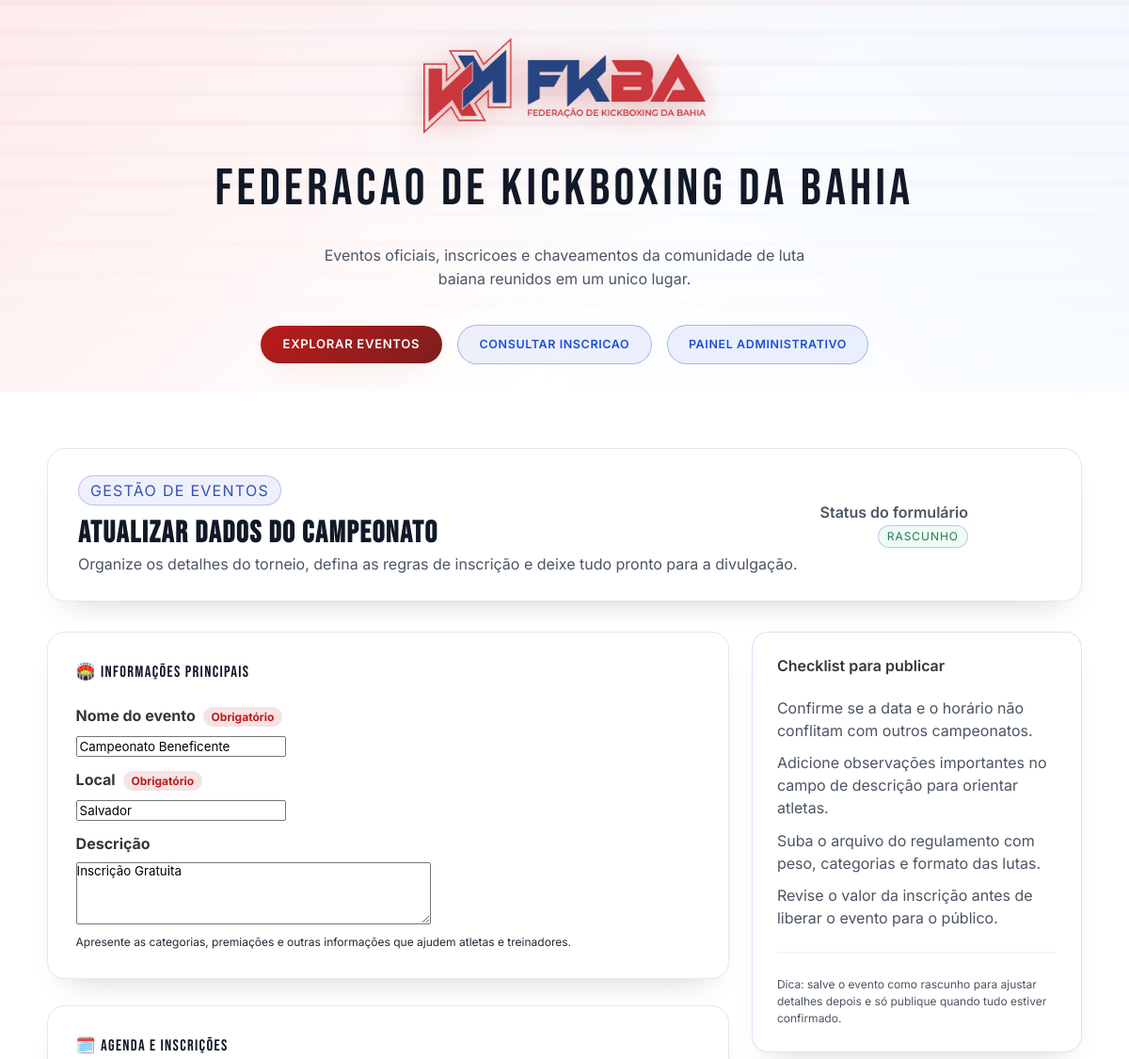
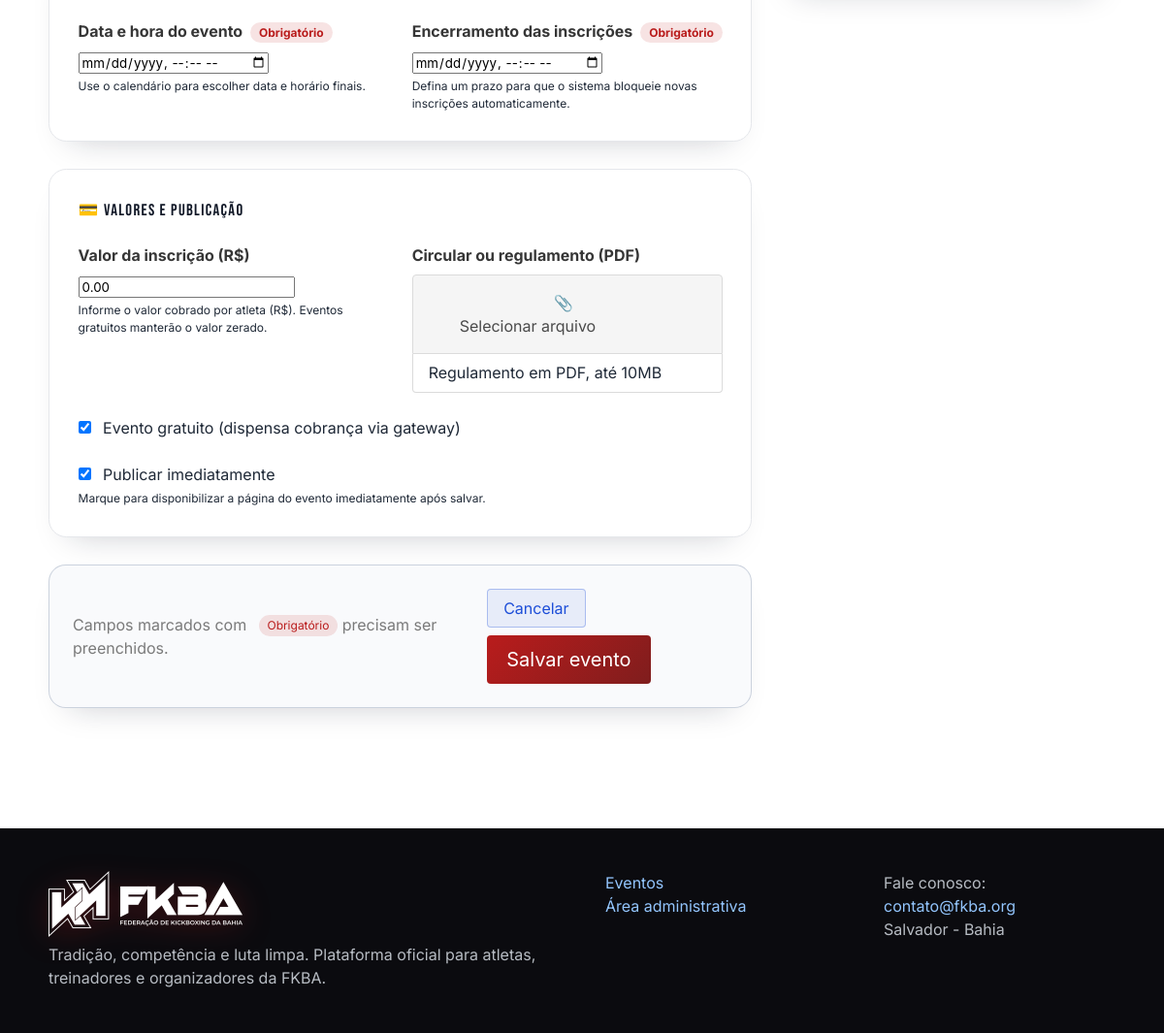
Page /eventos/campeonato-beneficente/editar/ (signed in) on the committed database (2 pictures, top to bottom).
### events/models.py (models this page shows, shortened)
class Event(TimeStampedModel):
    title = models.CharField(max_length=255)
    slug = models.SlugField(max_length=255, unique=True, blank=True)
    location = models.CharField(max_length=255)
    description = models.TextField(blank=True)
    start_at = models.DateTimeField()
    registration_deadline = models.DateTimeField(help_text='Data limite para novas inscrições.')
    registration_fee = models.DecimalField(
        max_digits=8,
        decimal_places=2,
        validators=[MinValueValidator(Decimal('0.00'))],
    )
    is_free = models.BooleanField(default=False)
    rules_document = models.FileField(upload_to='event_rules/', blank=True)
    is_published = models.BooleanField(default=False)
    class Meta:
        ordering = ['-start_at']

### events/views.py (the view, shortened to what this page needs)
# urls.py: path('eventos/<slug:slug>/editar/', views.EventUpdateView.as_view(), name='edit'),
class EventUpdateView(LoginRequiredMixin, UserPassesTestMixin, UpdateView):
    model = Event
    template_name = 'events/event_form.html'
    form_class = EventForm
    success_url = reverse_lazy('core:dashboard')
    login_url = 'admin:login'
    slug_field = 'slug'
    slug_url_kwarg = 'slug'
    def test_func(self):
        return bool(self.request.user and self.request.user.is_staff)
    def get_context_data(self, **kwargs):
        context = super().get_context_data(**kwargs)
        context['page_title'] = 'Editar evento'
        context['header_title'] = 'Atualizar dados do campeonato'
        context['header_subtitle'] = 'Revise informacoes de cronograma, local e inscricoes antes de salvar.'
        return context

### templates/events/event_form.html (shortened to what this page needs)
{% extends 'base.html' %}
{% block content %}
<div class="page-header">
    <div class="columns is-vcentered">
        <div class="column">
            <span class="tag is-link is-light is-medium">Gestão de eventos</span>
            <h2 class="title is-3 mt-3">{{ header_title|default:'Cadastrar um novo campeonato' }}</h2>
            <p class="subtitle is-6">Organize os detalhes do torneio, defina as regras de inscrição e deixe tudo pronto para a divulgação.</p>
        </div>
        <div class="column is-narrow">
            <div class="has-text-right">
                <p class="has-text-weight-semibold">Status do formulário</p>
                <p class="tag is-success is-light">Rascunho</p>
            </div>
        </div>
    </div>
</div>
<div class="columns">
    <div class="column is-two-thirds">
        <form method="post" enctype="multipart/form-data">
            <div class="form-section">
                <h3 class="section-title"><span class="emoji">🏟️</span> Informações principais</h3>
                <div class="field">
                    <label class="label" for="{{ form.title.id_for_label }}">{{ form.title.label }}{% if form.title.field.required %}<span class="badge-required">Obrigatório</span>{% endif %}</label>
                    <div class="control">{{ form.title }}</div>
                </div>
                <div class="field">
                    <label class="label" for="{{ form.location.id_for_label }}">{{ form.location.label }}{% if form.location.field.required %}<span class="badge-required">Obrigatório</span>{% endif %}</label>
                    <div class="control">{{ form.location }}</div>
                </div>
                <div class="field">
                    <label class="label" for="{{ form.description.id_for_label }}">{{ form.description.label }}</label>
                    <div class="control">{{ form.description }}</div>
                    <p class="help">Apresente as categorias, premiações e outras informações que ajudem atletas e treinadores.</p>
                </div>
            </div>
            <div class="form-section">
                <h3 class="section-title"><span class="emoji">🗓️</span> Agenda e inscrições</h3>
                <div class="columns is-multiline">
                    <div class="column is-half">
                        <div class="field">
                            <label class="label" for="{{ form.start_at.id_for_label }}">{{ form.start_at.label }}{% if form.start_at.field.required %}<span class="badge-required">Obrigatório</span>{% endif %}</label>
                            <div class="control">{{ form.start_at }}</div>
                            <p class="help">Use o calendário para escolher data e horário finais.</p>
                        </div>
                    </div>
                    <div class="column is-half">
                        <div class="field">
                            <label class="label" for="{{ form.registration_deadline.id_for_label }}">{{ form.registration_deadline.label }}{% if form.registration_deadline.field.required %}<span class="badge-required">Obrigatório</span>{% endif %}</label>
                            <div class="control">{{ form.registration_deadline }}</div>
                            <p class="help">Defina um prazo para que o sistema bloqueie novas inscrições automaticamente.</p>
                        </div>
                    </div>
                </div>
            </div>
            <div class="form-section">
                <h3 class="section-title"><span class="emoji">💳</span> Valores e publicação</h3>
                <div class="columns is-multiline">
                    <div class="column is-half">
                        <div class="field">
                            <label class="label" for="{{ form.registration_fee.id_for_label }}">{{ form.registration_fee.label }}</label>
                            <div class="control">{{ form.registration_fee }}</div>
                            <p class="help">Informe o valor cobrado por atleta (R$). Eventos gratuitos manterão o valor zerado.</p>
                        </div>
                    </div>
                    <div class="column is-half">
                        <div class="field">
                            <label class="label" for="{{ form.rules_document.id_for_label }}">{{ form.rules_document.label }}</label>
                            <div class="file has-name is-boxed is-fullwidth">
                                <label class="file-label">
                                    <span class="file-cta">
                                        <span class="file-icon">📎</span>
                                        <span class="file-label">Selecionar arquivo</span>
                                    </span>
                                    <span class="file-name">Regulamento em PDF, até 10MB</span>
                                </label>
                            </div>
                        </div>
                    </div>
                    <div class="column is-full">
                        <div class="field">
                            <label class="checkbox">
                                {{ form.is_free }}
                                <span class="ml-2">Evento gratuito (dispensa cobrança via gateway)</span>
                            </label>
                        </div>
                    </div>
                </div>
                <div class="field">
                    <label class="checkbox">
                        {{ form.is_published }}
                        <span class="ml-2">{{ form.is_published.label }}</span>
                    </label>
                    <p class="help">Marque para disponibilizar a página do evento imediatamente após salvar.</p>
                </div>
            </div>
            <div class="form-section form-actions">
                <div class="is-flex is-justify-content-space-between is-align-items-center">
                    <div>
                        <p class="has-text-grey">Campos marcados com <span class="badge-required">Obrigatório</span> precisam ser preenchidos.</p>
                    </div>
                    <div class="buttons">
                        <a class="button is-light" href="{% url 'core:dashboard' %}">Cancelar</a>
                        <button type="submit" class="button is-primary is-medium">Salvar evento</button>
                    </div>
                </div>
            </div>
        </form>
    </div>
    <div class="column is-one-third">
        <div class="form-guide card-shadow">
            <h4 class="title is-6">Checklist para publicar</h4>
            <ul>
                <li>Confirme se a data e o horário não conflitam com outros campeonatos.</li>
                <li>Adicione observações importantes no campo de descrição para orientar atletas.</li>
                <li>Suba o arquivo do regulamento com peso, categorias e formato das lutas.</li>
                <li>Revise o valor da inscrição antes de liberar o evento para o público.</li>
            </ul>
            <hr>
            <p class="is-size-7">Dica: salve o evento como rascunho para ajustar detalhes depois e só publique quando tudo estiver confirmado.</p>
        </div>
    </div>
</div>
{% endblock %}

### templates/base.html (style rules this page uses)
:root { --page-bg: #ffffff; --card-bg: #ffffff; --card-border: #e5e7eb; --headline: #111827; --text-primary: #1f2937; --text-secondary: #4b5563; --accent-red: #b91c1c; --accent-red-strong: #7f1d1d; --accent-blue: #1d4ed8; --accent-blue-soft: rgba(29, 78, 216, 0.12); --shadow-soft: 0 18px 32px -22px rgba(15, 23, 42, 0.25); }
* { box-sizing: border-box; }
html, body { margin: 0; padding: 0; min-height: 100%; background: var(--page-bg); color: var(--text-primary); font-family: 'Inter', system-ui, -apple-system, BlinkMacSystemFont, 'Segoe UI', sans-serif; }
body::before { content: ''; position: fixed; inset: 0; background: linear-gradient(160deg, rgba(191, 219, 254, 0.18), transparent 55%), linear-gradient(20deg, rgba(248, 113, 113, 0.16), transparent 60%); pointer-events: none; z-index: -1; }
a { color: var(--accent-blue); }
.form-section { background: var(--card-bg); border-radius: 1.15rem; padding: 1.85rem; border: 1px solid var(--card-border); box-shadow: var(--shadow-soft); margin-bottom: 1.75rem; }
.form-section::after { content: none; }
.form-section .section-title { font-family: 'Bebas Neue', 'Inter', sans-serif; letter-spacing: 0.08em; text-transform: uppercase; font-size: 1.05rem; color: var(--headline); margin-bottom: 1.3rem; }
.badge-required { background: rgba(185, 28, 28, 0.12); color: var(--accent-red); padding: 0.2rem 0.55rem; border-radius: 999px; font-size: 0.75rem; margin-left: 0.5rem; }
.form-guide { background: var(--card-bg); border: 1px solid rgba(29, 78, 216, 0.16); border-radius: 1.1rem; padding: 1.6rem; color: var(--text-secondary); box-shadow: var(--shadow-soft); }
.form-guide li + li { margin-top: 0.65rem; }
.form-actions { background: rgba(248, 250, 252, 0.85); border: 1px solid rgba(148, 163, 184, 0.45); border-radius: 1.1rem; padding: 1.5rem; }
.form-actions .buttons .button.is-primary { background: linear-gradient(135deg, var(--accent-red), var(--accent-red-strong)); color: #ffffff; border: none; }
.form-actions .buttons .button.is-light { border: 1px solid rgba(29, 78, 216, 0.3); color: var(--accent-blue); background: rgba(29, 78, 216, 0.08); }
.page-header { background: var(--card-bg); border-radius: 1.2rem; padding: 1.8rem 2rem; border: 1px solid var(--card-border); display: flex; flex-wrap: wrap; gap: 1.5rem; justify-content: space-between; align-items: center; margin-bottom: 2rem; box-shadow: var(--shadow-soft); }
.page-header .tag { background: var(--accent-blue-soft); color: var(--accent-blue); border-radius: 999px; border: 1px solid rgba(29, 78, 216, 0.28); letter-spacing: 0.08em; text-transform: uppercase; }
.page-header h2 { font-family: 'Bebas Neue', 'Inter', sans-serif; font-size: clamp(2.2rem, 4vw, 2.8rem); color: var(--headline); letter-spacing: 0.05em; margin: 0.4rem 0 0.25rem; }
.page-header .subtitle, .page-header p { color: var(--text-secondary); }

### rows in the picture
Event: title "Campeonato Beneficente", location "Salvador", description "Inscrição Gratuita", registration_fee "0.00", is_free "☑", is_published "☑"

### other values in the picture
{{ header_title|default:'Cadastrar um novo campeonato' }} "Atualizar dados do campeonato"
